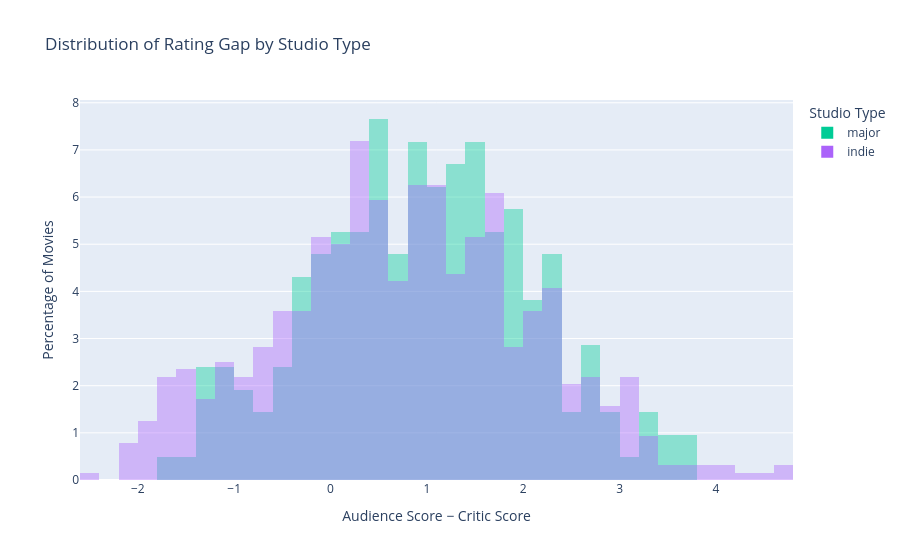

Notebook source saved alongside this figure:
### Markdown cell above
However, the two studio groups contain different numbers of movies. Therefore, comparing raw counts may be misleading because a larger sample group naturally produces higher frequencies.

To enable a fair comparison, the distribution was normalised by converting counts into percentages.

### Code cell
fig = px.histogram(
    df,
    x="gap",
    color="studio_type",
    histnorm="percent",
    barmode="overlay",
    opacity=0.4,
    color_discrete_map={
        "Major": "#4C78A8",
        "Indie": "#F58518"
    },
    labels={
        "gap": "Audience Score − Critic Score",
        "percent": "Percentage of Movies",
        "studio_type": "Studio Type"
    },
    title="Distribution of Rating Gap by Studio Type"
)

fig.update_layout(
    yaxis_title="Percentage of Movies"
)

fig.show()

### Figure 1 — Plotly figure (JSON) as saved in the notebook; plotly's stock layout.template omitted (floating-point values rounded to 4 significant figures; data arrays with more than 128 entries replaced by an {"elided": "..."} marker saying what was removed)
{"data": [{"bingroup": "x", "histnorm": "percent", "hovertemplate": "Studio Type=major<br>Audience Score − Critic Score=%{x}<br>percent=%{y}<extra></extra>", "legendgroup": "major", "marker": {"color": "#00cc96", "opacity": 0.4, "pattern": {"shape": ""}}, "name": "major", "orientation": "v", "showlegend": true, "type": "histogram", "x": {"elided": "209 float values"}, "xaxis": "x", "yaxis": "y"}, {"bingroup": "x", "histnorm": "percent", "hovertemplate": "Studio Type=indie<br>Audience Score − Critic Score=%{x}<br>percent=%{y}<extra></extra>", "legendgroup": "indie", "marker": {"color": "#ab63fa", "opacity": 0.4, "pattern": {"shape": ""}}, "name": "indie", "orientation": "v", "showlegend": true, "type": "histogram", "x": {"elided": "668 float values"}, "xaxis": "x", "yaxis": "y"}], "layout": {"barmode": "overlay", "legend": {"title": {"text": "Studio Type"}, "tracegroupgap": 0}, "title": {"text": "Distribution of Rating Gap by Studio Type"}, "xaxis": {"anchor": "y", "domain": [0, 1], "title": {"text": "Audience Score − Critic Score"}}, "yaxis": {"anchor": "x", "domain": [0, 1], "title": {"text": "Percentage of Movies"}}}}
